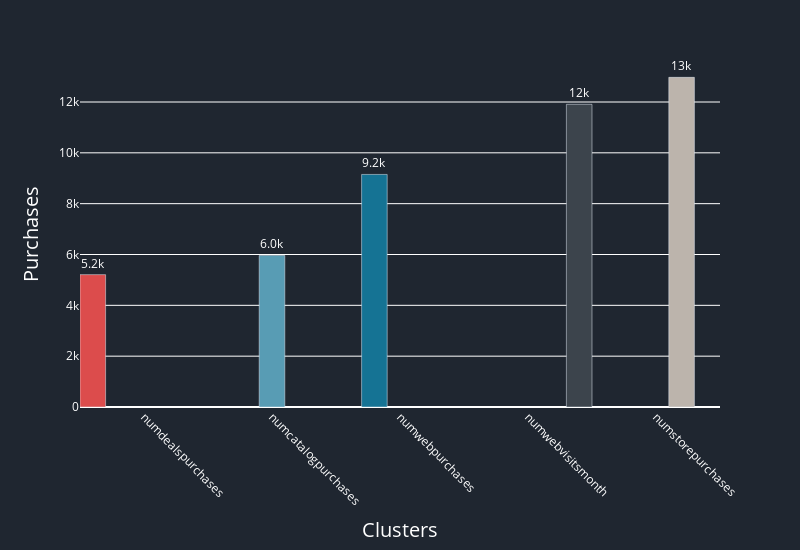

Notebook code for this chart:
### Code cell
import plotly.express as px

# Assuming cluster_purchases is your DataFrame with cluster-wise purchases
fig = px.bar(x=cluster_purchases.index,
             y=cluster_purchases.values,
             color=cluster_purchases.index,
             color_discrete_sequence=['#dc4c4c', '#157394', '#589cb4', '#bcb4ac', '#3c444c'],
             labels={'x': 'Clusters', 'y': 'Purchases'},
             barmode='group',  # Set barmode to 'group' for grouped bars
             text=cluster_purchases.values,  # Display the values on top of bars
             height=550,  # Adjust the height of the graph
             width=800)  # Adjust the width of the graph

fig.update_xaxes(categoryorder='total ascending', tickangle=45, title_font=dict(size=18))  # Sort, angle, and format x-axis labels
fig.update_yaxes(title_font=dict(size=18))  # Format y-axis label
fig.update_layout(xaxis_title_font=dict(size=20), yaxis_title_font=dict(size=20), plot_bgcolor='#f5f5f5')  # Customize fonts and plot background
fig.update_traces(texttemplate='%{text:.2s}', textposition='outside', showlegend=False)  # Format text on bars and remove legend
fig.update_layout(bargap=0, bargroupgap=0)
fig.update_layout(paper_bgcolor='#1f2630',font_color='white',plot_bgcolor='#1f2630')
fig.show()

### Figure 1 — Plotly figure (JSON) as saved in the notebook; plotly's stock layout.template omitted (floating-point values rounded to 4 significant figures)
{"data": [{"alignmentgroup": "True", "hovertemplate": "color=numdealspurchases<br>Clusters=%{x}<br>Purchases=%{y}<br>text=%{text}<extra></extra>", "legendgroup": "numdealspurchases", "marker": {"color": "#dc4c4c", "pattern": {"shape": ""}}, "name": "numdealspurchases", "offsetgroup": "numdealspurchases", "orientation": "v", "showlegend": false, "text": [5208], "textposition": "outside", "texttemplate": "%{text:.2s}", "type": "bar", "x": ["numdealspurchases"], "xaxis": "x", "y": [5208], "yaxis": "y"}, {"alignmentgroup": "True", "hovertemplate": "color=numwebpurchases<br>Clusters=%{x}<br>Purchases=%{y}<br>text=%{text}<extra></extra>", "legendgroup": "numwebpurchases", "marker": {"color": "#157394", "pattern": {"shape": ""}}, "name": "numwebpurchases", "offsetgroup": "numwebpurchases", "orientation": "v", "showlegend": false, "text": [9150], "textposition": "outside", "texttemplate": "%{text:.2s}", "type": "bar", "x": ["numwebpurchases"], "xaxis": "x", "y": [9150], "yaxis": "y"}, {"alignmentgroup": "True", "hovertemplate": "color=numcatalogpurchases<br>Clusters=%{x}<br>Purchases=%{y}<br>text=%{text}<extra></extra>", "legendgroup": "numcatalogpurchases", "marker": {"color": "#589cb4", "pattern": {"shape": ""}}, "name": "numcatalogpurchases", "offsetgroup": "numcatalogpurchases", "orientation": "v", "showlegend": false, "text": [5963], "textposition": "outside", "texttemplate": "%{text:.2s}", "type": "bar", "x": ["numcatalogpurchases"], "xaxis": "x", "y": [5963], "yaxis": "y"}, {"alignmentgroup": "True", "hovertemplate": "color=numstorepurchases<br>Clusters=%{x}<br>Purchases=%{y}<br>text=%{text}<extra></extra>", "legendgroup": "numstorepurchases", "marker": {"color": "#bcb4ac", "pattern": {"shape": ""}}, "name": "numstorepurchases", "offsetgroup": "numstorepurchases", "orientation": "v", "showlegend": false, "text": [12970], "textposition": "outside", "texttemplate": "%{text:.2s}", "type": "bar", "x": ["numstorepurchases"], "xaxis": "x", "y": [12970], "yaxis": "y"}, {"alignmentgroup": "True", "hovertemplate": "color=numwebvisitsmonth<br>Clusters=%{x}<br>Purchases=%{y}<br>text=%{text}<extra></extra>", "legendgroup": "numwebvisitsmonth", "marker": {"color": "#3c444c", "pattern": {"shape": ""}}, "name": "numwebvisitsmonth", "offsetgroup": "numwebvisitsmonth", "orientation": "v", "showlegend": false, "text": [11909], "textposition": "outside", "texttemplate": "%{text:.2s}", "type": "bar", "x": ["numwebvisitsmonth"], "xaxis": "x", "y": [11909], "yaxis": "y"}], "layout": {"bargap": 0, "bargroupgap": 0, "barmode": "group", "font": {"color": "white"}, "height": 550, "legend": {"title": {"text": "color"}, "tracegroupgap": 0}, "margin": {"t": 60}, "paper_bgcolor": "#1f2630", "plot_bgcolor": "#1f2630", "width": 800, "xaxis": {"anchor": "y", "categoryorder": "total ascending", "domain": [0, 1], "tickangle": 45, "title": {"font": {"size": 20}, "text": "Clusters"}}, "yaxis": {"anchor": "x", "domain": [0, 1], "title": {"font": {"size": 20}, "text": "Purchases"}}}}
